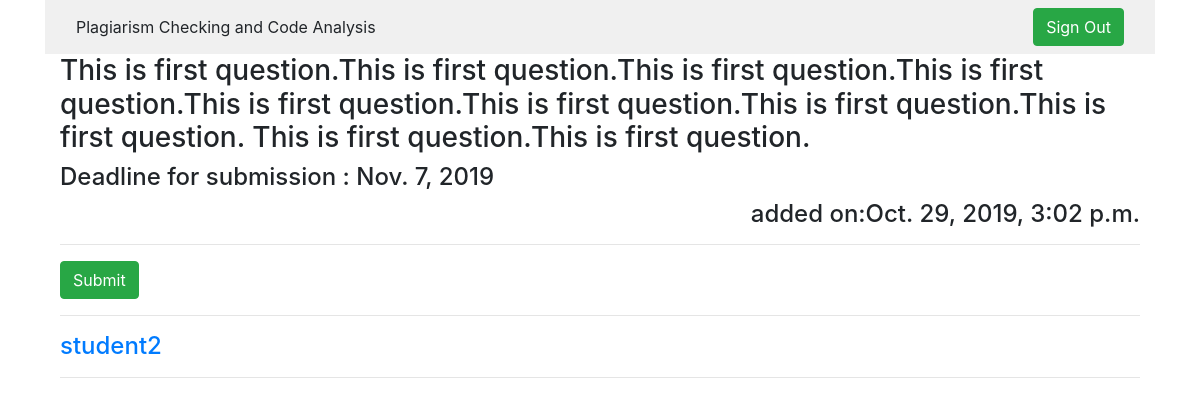
The page /question/1/view-question (signed in) on the database its author committed.
### question/models.py (models this page shows, shortened)
class Question(models.Model):
	content = models.TextField()
	createdby = models.ForeignKey(RegUser, null=True, on_delete=models.SET_NULL)
	deadline = models.DateField(null=True, blank=True)
	timestamp = models.DateTimeField(auto_now=False, auto_now_add=True, null=True, blank=True)
	solution = models.FileField(upload_to="question/files/")

class StudentSubmission(models.Model):
	question = models.ForeignKey(Question, null=True, on_delete=models.SET_NULL)
	student = models.ForeignKey(RegUser, null=True, blank=True, on_delete=models.SET_NULL)
	submission = models.FileField(upload_to="studentsubmission/files/")
	timestamp = models.DateTimeField(auto_now=False, auto_now_add=True, null=True, blank=True)
	def file_link(self):
		if self.submission:
			return self.submission.url
		else:
			return "No attachment"

### userauth/models.py (models this page shows, shortened)
class RegUser(models.Model):
	user = models.ForeignKey(User, null=True, blank=True, on_delete=models.CASCADE)
	instructor = models.BooleanField(default=False)

### question/views.py (the view)
# urls.py: path('<int:question_id>/view-question', view_question, name="view-question"),
def view_question(request, question_id):
	if request.user.is_authenticated:
		context = {}
		question = Question.objects.get(id=question_id)
		user = RegUser.objects.get(user=request.user)
		instructor = user.instructor
		context['instructor'] = instructor
		context['question'] = question
		if instructor:
			submissions = StudentSubmission.objects.filter(question=question)
			context['submissions'] = submissions
		else:
			my_submission = StudentSubmission.objects.filter(question=question, student=user)
			context['my_submission'] = my_submission
		return render(request, "question/viewquestion.html",context)
	else:
		raise Http404

### static/templates/question/viewquestion.html (shortened to what this page needs)
{% extends "navbar.html" %}
{% block content %}
{% if question %}
	<div class="col-sm-12 col-sm-offset-3">
		<h3>{{ question.content }}</h3>
		<h4>Deadline for submission : {{ question.deadline }}</h4>
		<h4><p align="right">added on:{{ question.timestamp }}</p></h4>
		<hr>
		{% if not instructor %}
			<a class="btn btn-md btn-success pull-right" href='{% url "add-submission" question.id %}' role="button">Submit</a>
				<hr>
			{% for submission in my_submission %}
				<h4><a href="{{ submission.file_link }}">{{ submission.student.user }}</a></h4>
			{% endfor %}
			<hr/>
		{% endif %}
{% endif %}
{% endblock %}

### static/templates/navbar.html
{% extends "base.html" %}
{% block navbar %}
    <nav class="navbar navbar-default navbar-fixed-top" style="background:#F0F0F0 !important">
      <div class="container">
        <div class="navbar-header">
          Plagiarism Checking and Code Analysis
        </div>
        {% if user.is_authenticated %}
          <div class="navbar-form navbar-right">
            <a class="btn btn-md btn-success" href='{% url "signout" %}' role="button">Sign Out</a>
          </div>
        {% endif %}
      </div>
    </nav>
    {% block content %}
    {% endblock %}
{% endblock %}

### static/templates/base.html (shortened to what this page needs)
<html lang="en">
  <head>
    <link rel="stylesheet" href="https://stackpath.bootstrapcdn.com/bootstrap/4.3.1/css/bootstrap.min.css">
  </head>
  <body>
    <div class="container">
      {% block navbar %}
      {% endblock %}
    </div>
  </body>
</html>

### static/templates/base.html (style rules this page uses)
body { background: #FFFFFF ; }

### rows shown on the page
Question: content "This is first question.This is first question.This is first question.This is first question.This is first question.This is first question.This is first question.This is first question. This is first question.This is first question.", deadline "Nov. 7, 2019", timestamp "Oct. 29, 2019, 3:02 p.m."
StudentSubmission: student.user "student2"
